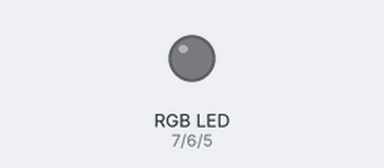
This sketch was run on a simulated Arduino Uno, built with avr-gcc and run on an emulated ATmega328P. On the bench: an RGB LED mixed from three pins (HIGH = lit).

Above: at 0.1 s.
At 3.3 s:
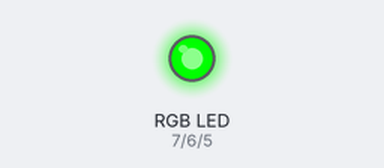
At 9.7 s:
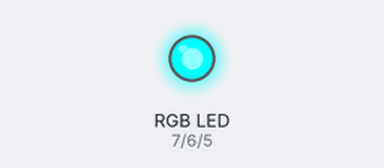
At 19.3 s:
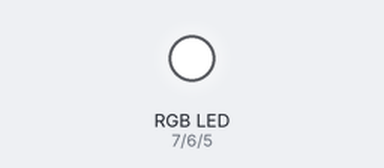
At 27.0 s:
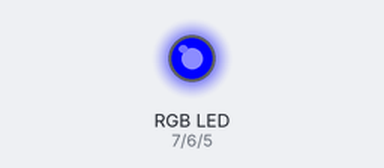
At 37.9 s:
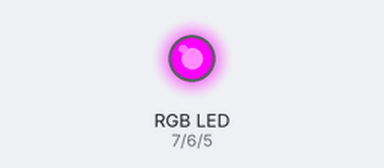
Timing chart, 0 to 40.0 s (numbered marks = the images above):
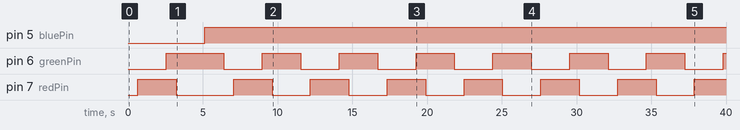

Measured:
- by itself, pin 5 (bluePin): LOW → HIGH at 5.1 s
- by itself, pin 6 (greenPin): repeats every 5.1 s: LOW 2.6 s, HIGH 2.6 s
- by itself, pin 7 (redPin): goes HIGH 2.6 s, LOW 3.9 s, 6 × (HIGH 2.6 s, LOW 2.6 s), then HIGH

The sketch:

colors.ino
```cpp
int redPin = 7;
int greenPin =6;
int bluePin = 5;

void setup() {
  // put your setup code here, to run once:

}
int red = 0; int green = 0; int blue = 0;
void loop() {
  // put your main code here, to run repeatedly:
  setColor(red,green, blue);
  if (red != 255 && green == 0 && blue == 0)
  {
    red = red += 1;
    delay(5);
  }
  else if (red == 255 && green != 255)
  {
    green = green += 1;
    delay(5);
  }
  else if (red != 0 && green == 255)
  {
    red = red -= 1;
    delay(5);
  }
  else if (red != 255 && green == 255 && blue != 255)
  {
    blue = blue += 1;
    delay(5);
  }
  else if (red == 0 && green != 0 && blue == 255)
  {
    green = green -= 1;
    delay(5);
  }
  else if (red != 255 && green == 0 && blue == 255)
  {
    red = red += 1;
    delay(5);
  }
  else if (red == 255 && green == 0 && blue != 0)
  {
    blue = blue -= 1;
    delay(5);
  }
}

void setColor(int redValue, int greenValue, int blueValue) {
  analogWrite(redPin, redValue);
  analogWrite(greenPin, greenValue);
  analogWrite(bluePin, blueValue);
}
```
